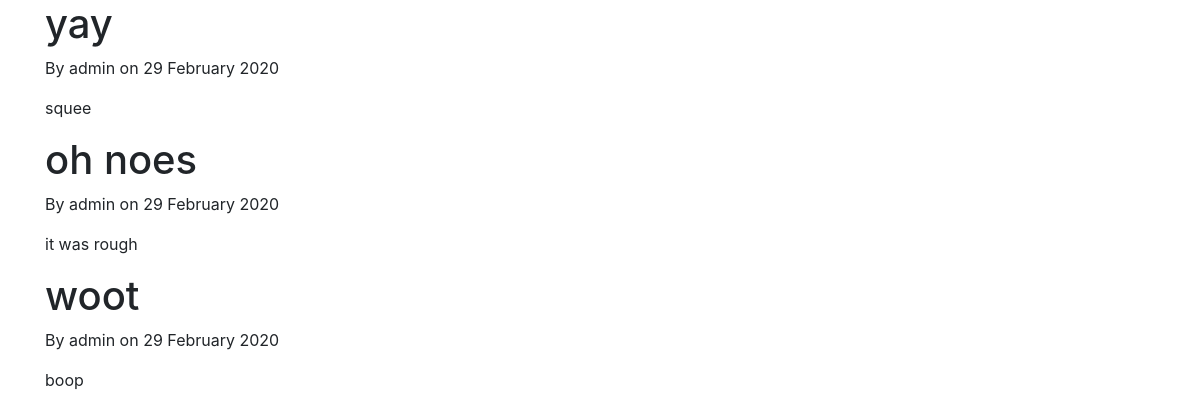
Before: / with the older database file.
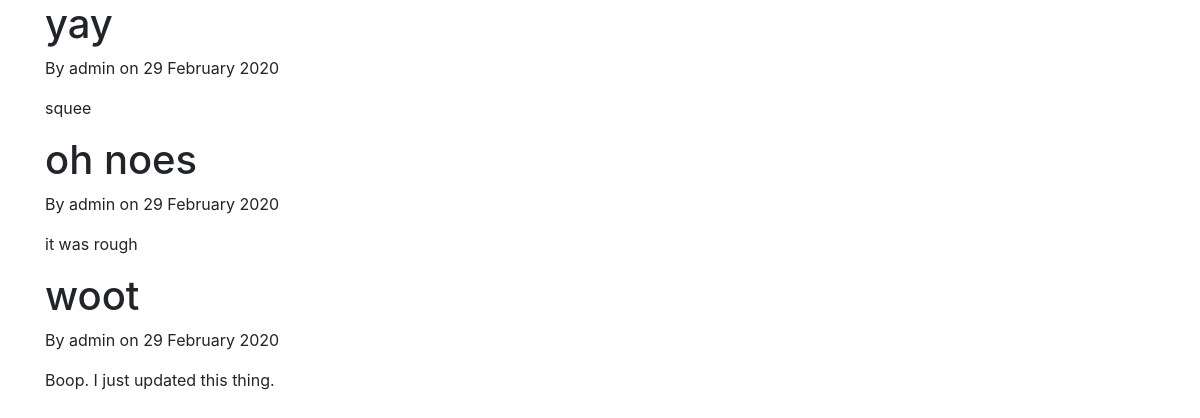
After: the same page with the newer database file.
### blog/models.py (models this page shows, shortened)
class Post(models.Model):
    title = models.CharField(max_length=100)
    content = models.TextField()
    date_posted = models.DateTimeField(default=timezone.now)
    author = models.ForeignKey(User, on_delete=models.CASCADE)

### blog/views.py (the view)
# urls.py: path('', views.home, name="blog-home"),
def home(request):
    context = {
        'posts': Post.objects.all()
    }
    return render(request, 'blog/home.html', context)

### blog/templates/blog/home.html
{% extends "blog/base.html" %}
{% block content %}
    {% for post in posts %}
    <h1>{{ post.title }}</h1>
    <p>By {{ post.author }} on {{ post.date_posted|date:"d F Y" }}</p>
    <p>{{ post.content }}</p>
    {% endfor %}
{% endblock content %}

### blog/templates/blog/base.html (shortened to what this page needs)
<!DOCTYPE html>
<html>
    <head>
        <head>
            <link rel="stylesheet" href="https://stackpath.bootstrapcdn.com/bootstrap/4.3.1/css/bootstrap.min.css">
    </head>
    <body>
        <div class="container">
            {% block content %}{% endblock %}
        </div>
    </body>
</html>

Changed rows visible on the page:
changed Post "woot": content "boop" → "Boop. I just updated this thing."
